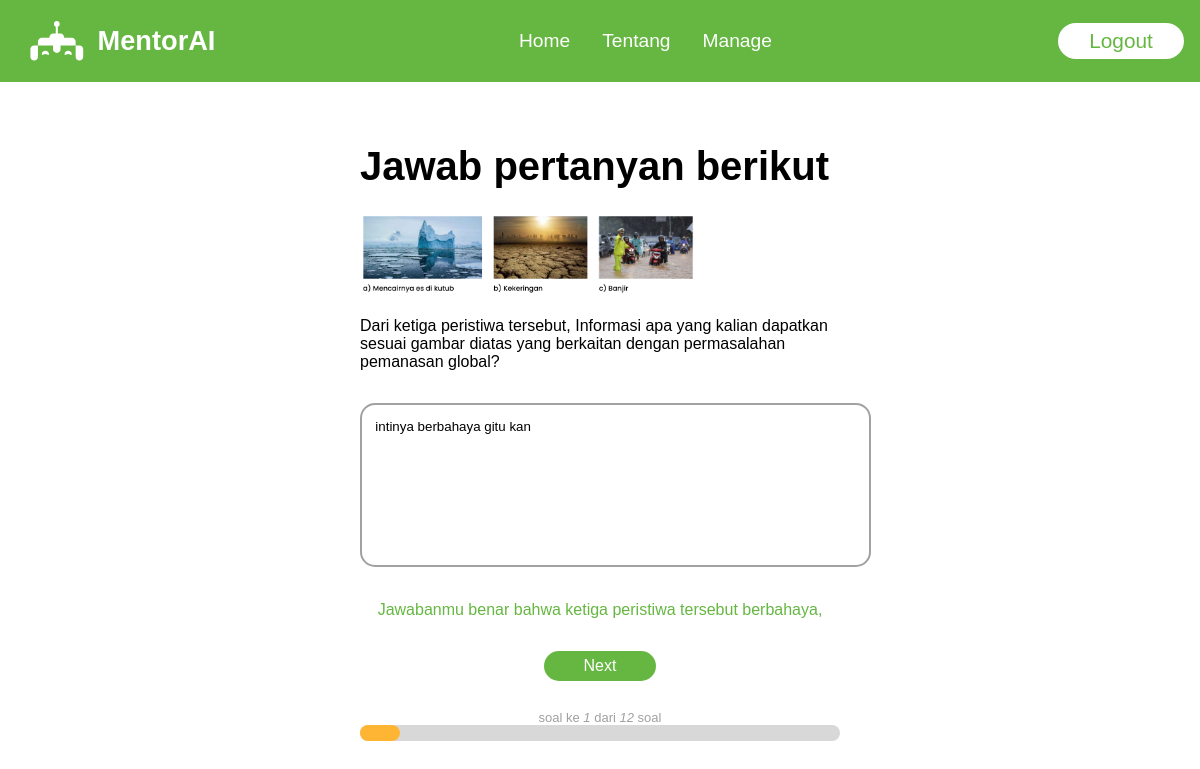
The page /exercise1/2/1/ (signed in) on the database its author committed.
### appBelajar/models.py (models this page shows, shortened)
class Questions(models.Model):
    topic = models.ForeignKey(Topics, on_delete=models.CASCADE, blank=True, null=True)
    question = models.CharField(max_length=200, blank=True, null=True)
    image = models.ImageField(null=True, upload_to='appBelajar/templates/upload', blank=True)
    image_description = models.CharField(max_length=500, blank=True, null=True)

class Answers1(models.Model):
    user = models.ForeignKey(User, on_delete=models.CASCADE, null=True, blank=True)
    question = models.ForeignKey(Questions, on_delete=models.CASCADE)
    topic = models.ForeignKey(Topics, on_delete=models.CASCADE)
    answer = models.TextField(blank=True, null=True)
    feedback = models.TextField(blank=True, null=True)
    score = models.PositiveIntegerField(blank=True, null=True)

### appBelajar/views.py (the view, shortened to what this page needs)
# urls.py: path("exercise1/<int:pk>/<int:number>/", views.exercise1, name='exercise1'),
@login_required(login_url='loginPage')
def exercise1(request, pk, number):
    topic = Topics.objects.get(id=pk)
    questions = Questions.objects.filter(topic=topic)
    question = questions[number - 1]
    def extract_score(text):
        patterns = [
            r"(?<=Skor:\s)(\d+)",
            r"(r'\d+(?!.*\d)')",
            r"(?i)skor\s*(\d+)"
        ]
        for pattern in patterns:
            match = re.search(pattern, text)
            if match:
                return match.group(1)
        return ""
    def extract_feedback(text):
        text = re.sub(r">", "", text)
        text = re.sub(r"Skor:\s*\d+", "", text)
        return text.strip()
    def removeStar(text):
        return re.sub(r"\*", "", text)
    user_answer = Answers1.objects.filter(topic=topic, user=request.user, question=question).first()
    context = {
        'questions': questions,
        'questions_length': len(questions),
        'question': question,
        'number': number,
        'user_answer': user_answer
    }
    return render(request, 'appBelajar/exercise1.html', context)

### appBelajar/templates/appBelajar/exercise1.html (shortened to what this page needs)
{% extends 'main.html' %}
{% block content %}
<div class="container_exercise">
    <h1>Jawab pertanyan berikut</h1>
    <div class="answer_form">
        {% if question.image %}
        <img src="{{question.image.url}}" alt="">
        {% endif %}
        <p class="question">{{question.question}}</p>
        <form class="answer_input" action="" method="post" onsubmit="return validateForm()">
            <textarea class="disable" name="answer" id="answer" cols="30" rows="10" onpaste="return false">{{user_answer.answer}}</textarea>
        </form>
        <div class="feedback_section">
            <p inert class="feedback" id="feedback">{{user_answer.feedback}}</p>
            <div class="button_section">
                {% if user_answer != None %}
                    {% if number == questions_length %}
                        <a class="next" href="{% url 'exerciseOver1' question.topic_id %}">Selesai</a>
                    {% else %}
                        <a class="next" href="{% url 'exercise1' question.topic_id number|add:1 %}">Next</a>
                    {% endif %}
                {% endif %}
            </div>
        </div>
    </div>
    <p class="question_progress">soal ke <i id="question_now">{{number}}</i> dari <i id="total_question">{{questions_length}}</i> soal</p>
    <div class="progress" id="progressBar"></div>
    <div class="progress_orange"></div>
</div>
{% endblock %}

### static/styles/main.css (style rules this page uses)
:root { --green: #65b741; --orange: #ffb534; --blue: #28c9ed; }
* { margin: 0; padding: 0; font-family: "MADE Tommy Soft", sans-serif; }
.container_exercise { display: flex; flex-direction: column; margin: 4em 30% 1.5em; height: 100%; text-align: left; }
.container_exercise h1 { font-size: 2.5em; font-weight: 700; margin: 2em 0 0.5em; }
.answer_form img { width: 70%; border-radius: 8px; }
.question { margin: 1em 0 2em; }
.answer_input { text-align: center; }
.answer_input textarea { width: 100%; height: 10em; resize: none; border: solid 2px #a1a1a1; border-radius: 15px; margin: 0 0 1em 0; font-family: "MADE Tommy Soft", sans-serif; padding: 1em 1em; }
.feedback_section { text-align: center; display: flex; flex-direction: column; justify-content: center; margin: 1em auto; }
.button_section { display: grid; grid-auto-flow: column; gap: 2px; }
#feedback { color: var(--green); margin-bottom: 2em; opacity: 0; }
.next { display: inline; background-color: var(--green); text-decoration: none; padding: 0.4em 0.5em; color: white; font-size: 1rem; font-weight: 500; width: 6em; margin: 0 auto; border-radius: 20px; text-align: center; transition: width 0.3s ease; }
.question_progress { text-align: center; font-size: small; color: #a0a0a0; margin-top: 1em; font-weight: 400; }
.progress { content: ""; width: 100%; height: 1em; background-color: #d8d8d8; border-radius: 15px; position: relative; }
.progress_orange { content: ""; height: 1em; background-color: var(--orange); border-radius: 15px; position: relative; top: -1em; }

### rows shown on the page
Questions: image (picture), question "Dari ketiga peristiwa tersebut, Informasi apa yang kalian dapatkan sesuai gambar diatas yang berkaitan dengan permasalahan pemanasan global?"
Answers1: answer "intinya berbahaya gitu kan"

### other values the page prints
{{ number }} "1"
{{ questions_length }} "12"
